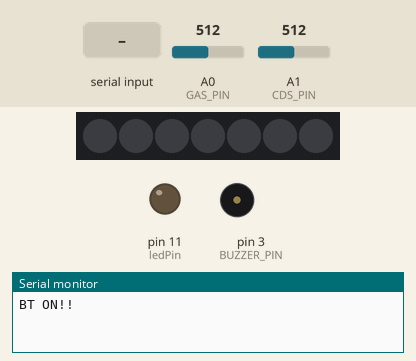
Bench run of a sketch on a simulated Arduino Uno, built with avr-gcc and run on an emulated ATmega328P. Parts: 7 RGB LEDs in strip order, left to right, output pins drawn as LEDs (lit = HIGH), buzzer (waves = sounding), the last lines printed to the serial monitor. The inputs (shaded band) are chosen by the test bench; at power-on: A0 (GAS_PIN) = 512, A1 (CDS_PIN) = 512. Dim RGB values are drawn brighter than linear.

Above: at 1.2 s.
1.3 s: "7" received over the second serial link
At 1.6 s:
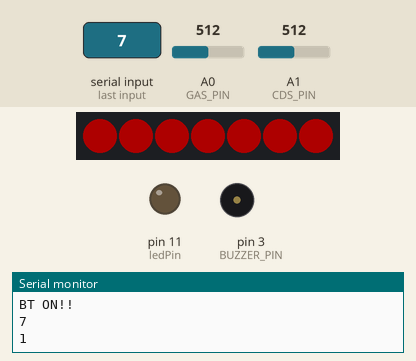
3.4 s: "5" received over the second serial link
At 4.5 s:
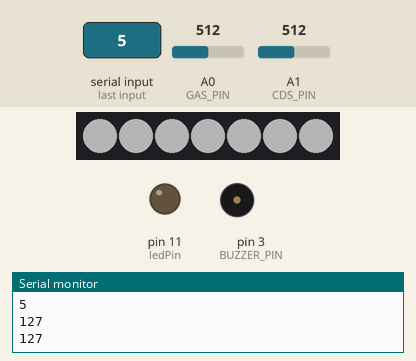
5.3 s: "3" received over the second serial link
At 6.4 s:
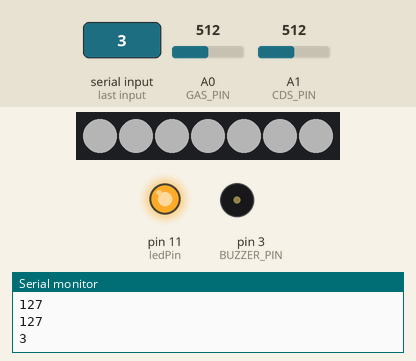
6.8 s: "7" received over the second serial link
At 7.1 s:
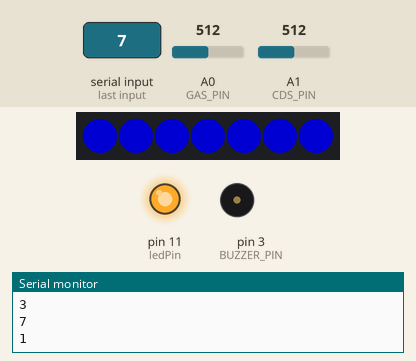
8.9 s: A0 (GAS_PIN) set to 460
10.5 s: A0 (GAS_PIN) set to 432
At 11.6 s:
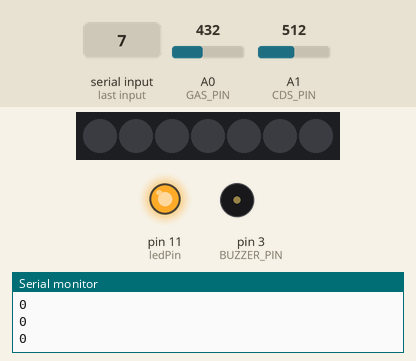
Timing chart, 0 to 13.3 s (numbered marks = the images above; inputs shaded):
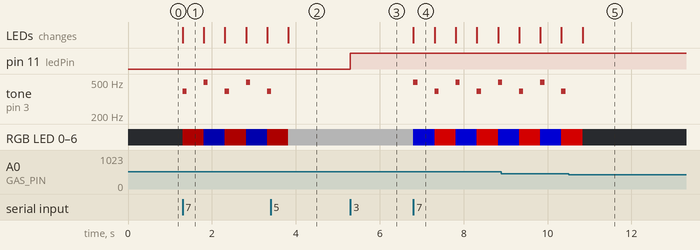

Measured:
- the behaviour switches between 451 and 450 on A0 (GAS_PIN) (found by bisection; images 4 and 5)
- after the input at 1.3 s, tone on pin 3 (BUZZER_PIN): plays 392 Hz for 0.10 s, 494 Hz for 0.10 s, 392 Hz for 0.10 s, 494 Hz for 0.10 s, 392 Hz for 0.08 s, starting at once; RGB LED 0–6: alternates RGB(50, 0, 0) for 0.50 s and RGB(0, 0, 50) for 0.50 s, starting at once; the LEDs: change at once (image 1)
- after the input at 3.4 s, tone on pin 3 (BUZZER_PIN): goes on until 3.4 s, then stays silent; the LEDs: change after 0.42 s (image 2)
- after the input at 5.3 s, pin 11 (ledPin): LOW → HIGH at once
- after the input at 6.8 s, tone on pin 3 (BUZZER_PIN): plays 494 Hz for 0.10 s, 392 Hz for 0.10 s, 494 Hz for 0.10 s, 392 Hz for 0.10 s, 494 Hz for 0.08 s, starting at once; RGB LED 0–6: alternates RGB(127, 0, 0) for 0.50 s and RGB(0, 0, 127) for 0.50 s, starting at once; the LEDs: change at once (image 4)
- after the input at 10.5 s, tone on pin 3 (BUZZER_PIN): stops changing and stays silent; the LEDs: change after 0.34 s (image 5)
- what the display in image 1 shows lasts 0.5 s, from 1.3 s to 1.8 s

The sketch:

hm10_ctrl.ino
```cpp
#include <Adafruit_NeoPixel.h>
#include <SoftwareSerial.h>
#define BT_RX           A4
#define BT_TX           A5
#define NEO_PIXELS_PIN  10
#define NEO_PIXELS      7
#define GAS_PIN         A0
#define BUZZER_PIN      3
#define CDS_PIN         A1
#define VIBE_PIN        A3
const int ledPin =      11;
char cmd;
int gas_visited;
int cds_visited;
int vibe_visited;
int vibe_value;
unsigned long start_time;
bool buzzer_state = false;
SoftwareSerial HM10(BT_RX, BT_TX);
Adafruit_NeoPixel neo_pixels(NEO_PIXELS, NEO_PIXELS_PIN, NEO_GRBW + NEO_KHZ800);

void ledCtrl(bool state) {
  gas_visited = 0;
  cds_visited = 0;
  vibe_visited = 0;
  digitalWrite(ledPin, state);
}

/* Buzzer - Gas Sensor
 * @param(bool buzzer_state)
 */
void buzzer_sound(bool buzzer_state) {
  if(buzzer_state) {
    tone(BUZZER_PIN, 392, 100);
  } else {
    tone(BUZZER_PIN, 494, 100);
  }
}

/* Gas Sensor
 * @param(char v)
 */
void detect_gas(char v) {
  if(gas_visited == 0) {
    gas_visited = 1;
    cds_visited = 0;
    vibe_visited = 0;
    while(cmd == v){
      int gas_value = analogRead(GAS_PIN);
      String str_gas_value = (String)gas_value;
      int size = str_gas_value.length();
      char gas_value_char[4];
      str_gas_value.toCharArray(gas_value_char, 4);
      while(millis() - start_time > 500) {
        HM10.write(gas_value_char);
        start_time = millis();
        if(gas_value > 450) {
          buzzer_state = !buzzer_state;
          buzzer_sound(buzzer_state);
          if(buzzer_state) {
            neo_pixels_color(neo_pixels.Color(255, 0, 0, 0));
          } else {
            neo_pixels_color(neo_pixels.Color(0, 0, 255, 0));
          }
        } else {
          buzzer_state = false;
          neo_pixels_color(neo_pixels.Color(0, 0, 0, 0));
        }
        Serial.println(millis() - start_time);
      }
      ble_check();
    }
  }
}

/* NeoPixels
 * @param(uint32_t color)
 */
void neo_pixels_color(uint32_t color) {
  if(cmd != '7') {
    gas_visited = 0;
  } else if(cmd != '6') {
    vibe_visited = 0;
  }
  neo_pixels.clear();
  for(int i=0; i<NEO_PIXELS; i++) {
    neo_pixels.setPixelColor(i, color);
  }
  neo_pixels.show();
}

/* CDS(조도센서)
 * @param(char v)
 */
void detect_cds(char v) {
  if(cds_visited == 0) {
    gas_visited = 0;
    cds_visited = 1;
    vibe_visited = 0;
    while(cmd == v) { //보드에서는 반대로 되어있기에 처리 필요
      int cds_value = analogRead(CDS_PIN);
      cds_value = map(cds_value, 0, 1023, 0, 255);
      neo_pixels.setBrightness(cds_value);
      String str_cds_value = (String)cds_value;
      char cds_value_char[4];
      str_cds_value.toCharArray(cds_value_char, 4);
      while(millis() - start_time > 500) {
        HM10.write(cds_value_char);
        start_time = millis();
        neo_pixels_color(neo_pixels.Color(0,0,0,cds_value));
        neo_pixels.show();
        Serial.println(cds_value);
      }
      ble_check();
    }
  }
}

/* vibe_alarm
 * @param(char v)
 * : 진동 센서 일정 값 이상시 버저/네오픽셀 작동
 */
void vibe_alarm(char v) {
  start_time = millis();
  unsigned long delay_time = millis();
  bool state = false;
  while(cmd == v && millis() - start_time < 5000) {
    while(millis() - delay_time > 500) {
      delay_time = millis();
      state = !state;
      buzzer_sound(state);
      if(state) {
        neo_pixels_color(neo_pixels.Color(255, 0, 0, 0));
      } else {
        neo_pixels_color(neo_pixels.Color(0, 0, 255, 0));
      }
    }
    vibe_value = analogRead(VIBE_PIN);
    vibe_value = map(vibe_value, 0, 1023, 0, 100);
    //Serial.print("ALARM:");
    //Serial.println(vibe_value);
    ble_check();
  }
}

/* SW420(진동 센서)
 * @param(char v)
 */
void detect_vibe(char v) {
  if(vibe_visited == 0) {
    gas_visited = 0;
    cds_visited = 0;
    vibe_visited = 1;
    while(cmd == v) {
      vibe_value = analogRead(VIBE_PIN);
      vibe_value = map(vibe_value, 0, 1023, 0, 100);
      String str_vibe_value = (String)vibe_value;
      char vibe_value_char[4];
      str_vibe_value.toCharArray(vibe_value_char, 4);
      Serial.println(vibe_value);
      if(vibe_value > 50) {
        HM10.write(vibe_value_char);
        vibe_alarm(v);
      } else {
        while(millis() - start_time > 1000) {
          start_time = millis();
          HM10.write(vibe_value_char);
          neo_pixels_color(neo_pixels.Color(0, 0, 0, 0));
        }
      }
      ble_check();
    }
  }
}

/*
 * Bluetooth(HM10)
 */
void ble_check() {
  if(HM10.available()) {
    HM10.write("");
    cmd = HM10.read();
    Serial.println(cmd);
    switch(cmd) {
      case '0': //Stop
        ledCtrl(false);
        HM10.write("STOP");
        break;
      case '1':
        ledCtrl(true);
        HM10.write("전진");
        break;
      case '2':
        ledCtrl(false);
        HM10.write("좌회전");
        break;
      case '3':
        ledCtrl(true);
        HM10.write("우회전");
        break;
      case '4':
        ledCtrl(false);
        HM10.write("후진");
        break;
      case '5':
        detect_cds('5');
        break;
      case '6':
        detect_vibe('6');
        break;
      case '7':
        detect_gas('7');
        break;
    }
  }
}


void setup() {
  Serial.begin(9600);
  pinMode(BT_RX, INPUT);
  pinMode(BT_TX, OUTPUT);
  Serial.println("\r\BT ON!!");
  HM10.begin(9600);
  pinMode(ledPin, OUTPUT);
  neo_pixels.begin();
  neo_pixels.setBrightness(50);
  pinMode(BUZZER_PIN, OUTPUT);
  start_time = millis();
}

void loop() {
  ble_check();

  if(Serial.available()) {
    HM10.write(Serial.read());
  }
}
```
